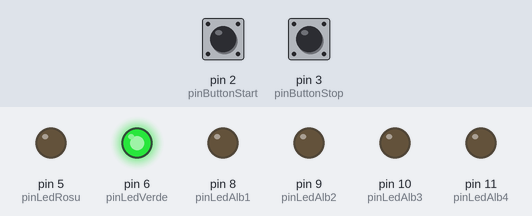
Bench run of a program on a simulated Arduino Uno, built with avr-gcc and run on an emulated ATmega328P. Shown: output pins drawn as LEDs (lit = HIGH). Dashed ring = blinking. Inputs (shaded band) come from the test bench; at power-on: pin 2 (pinButtonStart) LOW, pin 3 (pinButtonStop) LOW. What the program prints to the serial monitor is not drawn.

Above: at 1.2 s.
1.3 s: pin 2 (pinButtonStart) pulled HIGH for 0.15 s
At 4.2 s:
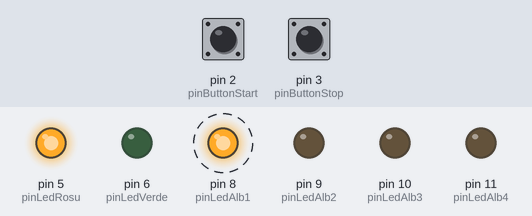
4.3 s: pin 3 (pinButtonStop) pulled HIGH for 3.2 s
At 7.3 s:
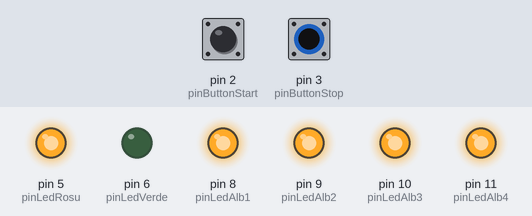
9.0 s: pin 2 (pinButtonStart) pulled HIGH for 1 s
At 15.2 s:
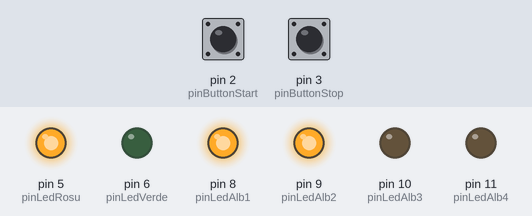
Timing chart, 0 to 24.0 s (numbered marks = the images above; inputs shaded):
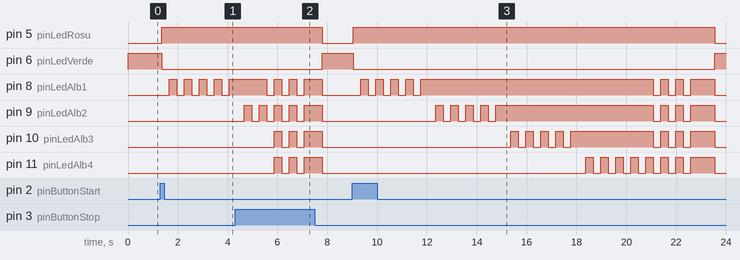

The program:

main.cpp
```cpp
#include <Arduino.h>

#define BAUD 28800

//Pini pentru LED-ul RGB
#define pinLedRosu 5
#define pinLedVerde 6

//Pini pentru cele 2 butoane
#define pinButtonStart 2
#define pinButtonStop 3

//Pini pentru LED-urile de incarcare
#define pinLedAlb1 8
#define pinLedAlb2 9
#define pinLedAlb3 10
#define pinLedAlb4 11

//Vector care memoreaza pinii LED-urilor pentru incarcare; folosit pentru clipirea acestor LED-uri
int vPiniAlbi[4] = {pinLedAlb1, pinLedAlb2, pinLedAlb3, pinLedAlb4};

//Variabile necesare pentru citirea starii butoanelor
int read = 0;
int buttonState = 0;
int lastButtonState = 0;

//Variabile necesare pentru debouncing
unsigned long lastDebounceTime = 0;
unsigned long debounceDelay = 50;

//Variabile necesare pentru verificarea starii programului
bool pornit = false;
bool citire = true;
bool oprireFortata = false;

//Variabile necesare pentru verificarea timpului de functionare si finalizare
unsigned long timpActivare = 0;
unsigned long durataFunctionare = 12000;
unsigned long timpFinalizare = 2500;

//Variabile necesare pentru clipirea LED-urilor
unsigned long timpBlink = 300;
unsigned long ultimulBlink = 0;

//Variabile necesare pentru oprirea fortata a sistemului
unsigned long timpOprire = 1000;
unsigned long timpIncepereOprire = 0;

//Variabile necesare pentru aprinderea si clipirea LED-urilor de incarcare
int numarBlinkFinal = 0;
bool stareLed = false;

//Functie pentru clipirea LED-urilor de incarcare
//ledCurent = led-ul care clipeste
//ledCurent < 4 => clipeste doar un singur LED
//ledCurent >= 4 => clipesc toate LED-urile de 3 ori
void blinkIncarcare(int ledCurent)
{
  if((millis() - ultimulBlink) > timpBlink)
  {
    ultimulBlink = millis();
    if(ledCurent < 4)
    {
      digitalWrite(vPiniAlbi[ledCurent],stareLed);
    }else if(numarBlinkFinal < 6)
    {
      for(int i = 0; i<4; i++)
        digitalWrite(vPiniAlbi[i],stareLed);
      numarBlinkFinal++;
    }
    stareLed = !stareLed;
  }
}

bool citesteButon(unsigned long timpDeApasare)
{
  //Verifica daca a fost apasat butonul de pornire (+debouncing)
  if (lastButtonState != read)
  {
    lastDebounceTime = millis();
  }

  if ((millis() - lastDebounceTime) > timpDeApasare)
  {
    if (read != buttonState)
    {
      buttonState = read;
      if (buttonState == HIGH)
        return true;
    }
  }

  return false;
}

int calculIncarcare()
{
  //Salveaza ca procent cat de mult din incarcare s-a realizat
  int procent = (millis() - timpActivare) * 100 / durataFunctionare;

  int ledCurent = floor(procent/25);  //LED-ul curent care clipeste

  //Daca nu sunt toate LED-urile aprinse le aprinde doar pe cele pana la LED-ul care clipeste
  if(ledCurent < 4)
  {
    for(int i = 0; i<min(ledCurent, 4); i++)
      digitalWrite(vPiniAlbi[i],HIGH);
  }

  return ledCurent;
}

//Functie pentru setarea culorii LED-ului RGB
void setRGB(int valRosu, int valVerde)
{
  digitalWrite(pinLedRosu, valRosu);
  digitalWrite(pinLedVerde, valVerde);
}

void setup()
{
  Serial.begin(BAUD);
  //LED-ul RGB
  pinMode(pinLedRosu, OUTPUT);
  pinMode(pinLedVerde, OUTPUT);

  //Butoanele pentru pornire si oprire
  pinMode(pinButtonStart, INPUT);
  pinMode(pinButtonStop, INPUT);

  //LED-urile care corespund procentului de incarcare
  pinMode(pinLedAlb1, OUTPUT);
  pinMode(pinLedAlb2, OUTPUT);
  pinMode(pinLedAlb3, OUTPUT);
  pinMode(pinLedAlb4, OUTPUT);

  Serial.println("Setup complet");
}

void  loop()
{

  //Verifica daca poate citi din nou (timpul de functionare si finalizare a trecut)
  if((millis() - timpActivare) > (durataFunctionare + timpFinalizare))
    citire = true;

  //Verifica daca citeste starea butonului de pornire
  if(citire)
  {
    pornit = false;
    oprireFortata = false;

    //LED-urile albe sunt stinse
    for(int i = 0; i<4; i++)
      digitalWrite(vPiniAlbi[i],LOW);

    //Citeste starea butonului de pornire
    read = digitalRead(pinButtonStart);

    if (citesteButon(debounceDelay)) {
      timpActivare = millis();
      pornit = true;
      citire = false;
      numarBlinkFinal = 0;  //Necesar pentru animatia de final
    }

    //Salveaza starea anterioara a butonului de pornire
    lastButtonState = read;
  }

  //Verifica daca statia e pornita
  if(pornit)
  {

    //Citeste starea butonului de oprire
    read = digitalRead(pinButtonStop);

    //Daca a fost apasat suficient de mult, statia incepe sa se opreasca
    if(citesteButon(timpOprire))
    {
      timpIncepereOprire = millis();
      oprireFortata = true;
      stareLed = false;  //Necesar pentru animatia de final
    }

    if(!oprireFortata)
    {
      //Memoreaza ultima stare a butonului de oprire
      lastButtonState = read;

      //Apelare functie pentru clipire
      blinkIncarcare(calculIncarcare());
    }else
    {
      //Daca a fost oprit de la buton, se apeleaza functia de cliprie cu valoarea 4 = toate LED-urile clipesc de 3 ori
      blinkIncarcare(4);

      //Daca timpul de la inceperea opririi este mai mare decat timpul de finalizare (expira timpul de finalizare),
      //incepe din nou sa citeasca starea butonului de pornire
      if((millis() - timpIncepereOprire) > timpFinalizare)
      {
        pornit = false;
        citire = true;
      }
    }

    //LED-ul RGB se face rosu
    setRGB(HIGH, LOW);
  }else
  {
    //Daca nu, LED-ul RGB se face verde
    setRGB(LOW, HIGH);
  }
}
```

Measured:
- after the input at 1.3 s, pin 5 (pinLedRosu): LOW → HIGH after 0.05 s; pin 6 (pinLedVerde): HIGH → LOW after 0.05 s; pin 8 (pinLedAlb1): alternates HIGH for 0.30 s and LOW for 0.30 s, starting after 0.35 s
- after the input at 4.3 s, pin 5 (pinLedRosu): HIGH → LOW after 3.5 s; pin 6 (pinLedVerde): LOW → HIGH after 3.5 s; pin 8 (pinLedAlb1): HIGH → LOW after 1.3 s, then repeats every 0.60 s: HIGH 0.30 s, LOW 0.30 s; pin 11 (pinLedAlb4): goes HIGH 0.30 s, LOW 0.30 s, HIGH 0.30 s, LOW 0.30 s, HIGH 0.73 s, then LOW, starting after 1.6 s
- after the input at 9.0 s, pin 5 (pinLedRosu): LOW → HIGH after 0.05 s, → LOW 14.5 s later; pin 6 (pinLedVerde): HIGH → LOW after 0.05 s, → HIGH 14.5 s later
